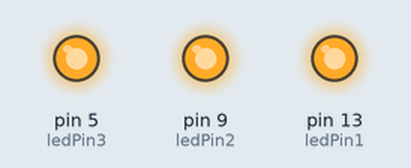
Simulated run of this sketch. Board: Arduino Uno, built with avr-gcc and run on an emulated ATmega328P. On the bench: output pins drawn as LEDs (lit = HIGH).

Above: at 0.4 s.
At 1.0 s:
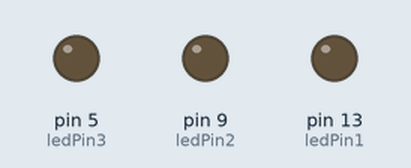
At 1.87 s:
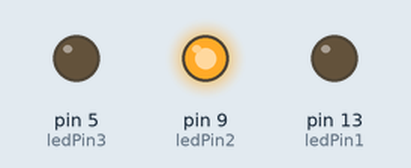
At 3.17 s:
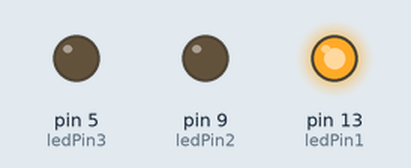
At 4.42 s:
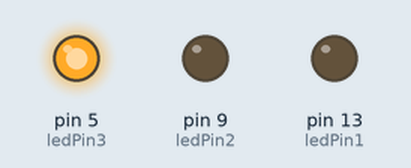
Timing chart, 0 to 5.3 s (numbered marks = the images above):
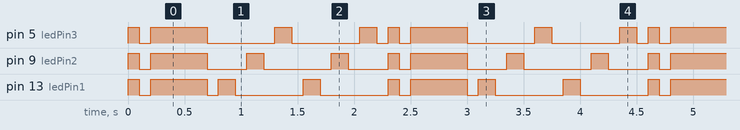

Measured:
- by itself, pin 5 (ledPin3): repeats every 2.3 s: LOW 0.10 s, HIGH 0.50 s, 2 × (LOW 0.60 s, HIGH 0.15 s), LOW 0.10 s, HIGH 0.10 s
- by itself, pin 9 (ledPin2): repeats every 2.3 s: LOW 0.10 s, HIGH 0.50 s, LOW 0.35 s, HIGH 0.15 s, LOW 0.60 s, HIGH 0.15 s, LOW 0.35 s, HIGH 0.10 s
- by itself, pin 13 (ledPin1): repeats every 2.3 s: LOW 0.10 s, HIGH 0.50 s, LOW 0.10 s, 2 × (HIGH 0.15 s, LOW 0.60 s), HIGH 0.10 s

The sketch:

hw1.ino
```cpp
int ledPin1 = 13;
int ledPin2 = 9;
int ledPin3 = 5;// select the pin for the LED


void setup() {
  // declare the ledPin as an OUTPUT:
  pinMode(ledPin1, OUTPUT);
  pinMode(ledPin2, OUTPUT);
pinMode(ledPin3, OUTPUT);
}
void loop() {
  // read the value from the sensor:

digitalWrite(ledPin1, HIGH);
 digitalWrite(ledPin2, HIGH);
digitalWrite(ledPin3, HIGH);
  delay(100);
  digitalWrite(ledPin1, LOW);
  digitalWrite(ledPin2, LOW);
  digitalWrite(ledPin3, LOW);
  delay(100);
  digitalWrite(ledPin1, HIGH);
 digitalWrite(ledPin2, HIGH);
digitalWrite(ledPin3, HIGH);
  delay(500);
  digitalWrite(ledPin1, LOW);
  digitalWrite(ledPin2, LOW);
  digitalWrite(ledPin3, LOW);
  delay(100);


  digitalWrite(ledPin1, HIGH);
  delay(150);
  digitalWrite(ledPin1, LOW);
  delay(100);

  digitalWrite(ledPin2, HIGH);
  delay(150);
  digitalWrite(ledPin2, LOW);
  delay(100);

  digitalWrite(ledPin3, HIGH);
  delay(150);
  digitalWrite(ledPin3, LOW);
  delay(100);


  digitalWrite(ledPin1, HIGH);
  delay(150);
  digitalWrite(ledPin1, LOW);
  delay(100);

  digitalWrite(ledPin2, HIGH);
  delay(150);
  digitalWrite(ledPin2, LOW);
  delay(100);

  digitalWrite(ledPin3, HIGH);
  delay(150);
  digitalWrite(ledPin3, LOW);
  delay(100);


}
```
